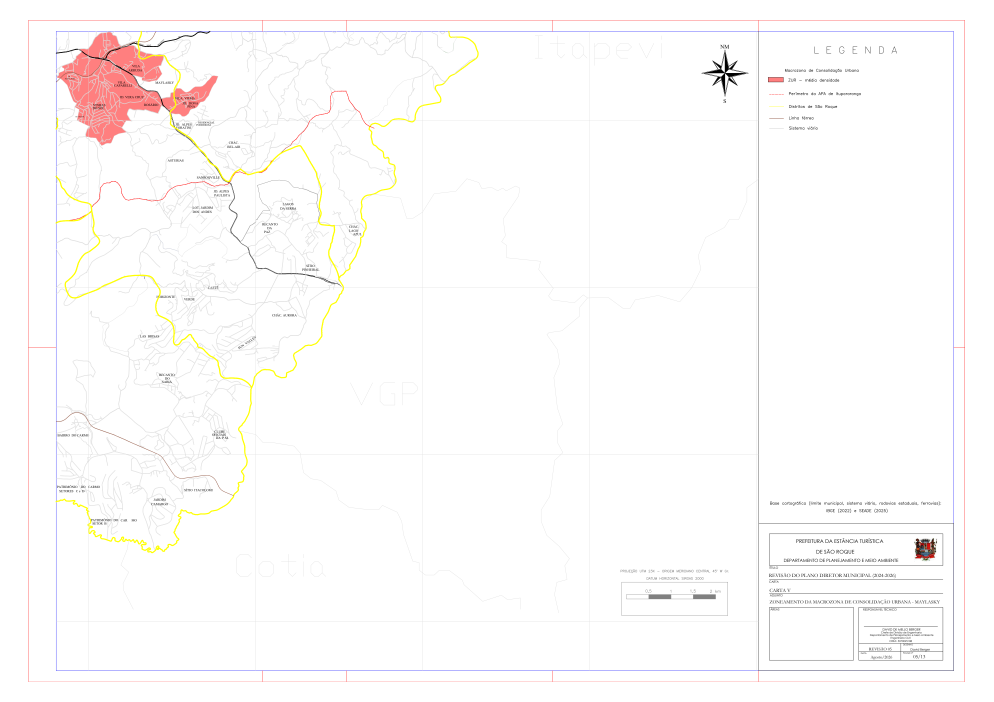
#> input picture minuta_pd2026/desmembrado/02_cartas_tecnicas/renders_png/carta_05_zoneamento_consolidacao_urbana_maylasky.png, 4967 x 3509 px, found by its file name (shown at 1/5 size)
$ python process_districts_crops.py
#> lines starting #> are read from the running program, lines starting #| are printed output that depends on the picture; after the words box and inside, x2 and y2 are one past the last pixel; in counts of white or black regions, pixels touching at a corner belong together
from PIL import Image
import numpy as np
import os

scale = 150 / 72  # 2.0833333333333335 px / pt

# Viewport bounds in PDF points for Cartas 5, 6, 7:
vx0, vx1 = 134.0, 1820.4
vy0, vy1 = 73.9, 1609.3

# In pixel coordinates (image height = 3509 px, corresponding to 1684 pt):
x0 = int(round(vx0 * scale))
x1 = int(round(vx1 * scale))
y0 = int(round((1684.0 - vy1) * scale))
y1 = int(round((1684.0 - vy0) * scale))

print(f"Crop window: x=[{x0}, {x1}], y=[{y0}, {y1}] (width={x1-x0} px, height={y1-y0} px)")

sheets = [
    (5, "maylasky", "carta_05_maylasky_mapa.png"),
    (6, "sao_joao_novo", "carta_06_sao_joao_novo_mapa.png"),
    (7, "canguera", "carta_07_canguera_mapa.png")
]

for num, code, dst_name in sheets:
    src_path = f"C:/Users/admin/.gemini/antigravity/scratch/sao-roque-gis-hub/minuta_pd2026/desmembrado/02_cartas_tecnicas/renders_png/carta_0{num}_zoneamento_consolidacao_urbana_{code}.png"
    dst_path = f"C:/Users/admin/.gemini/antigravity/scratch/sao-roque-gis-hub/data/{dst_name}"

    img = Image.open(src_path).convert("RGBA")
    cropped = img.crop((x0, y0, x1, y1))
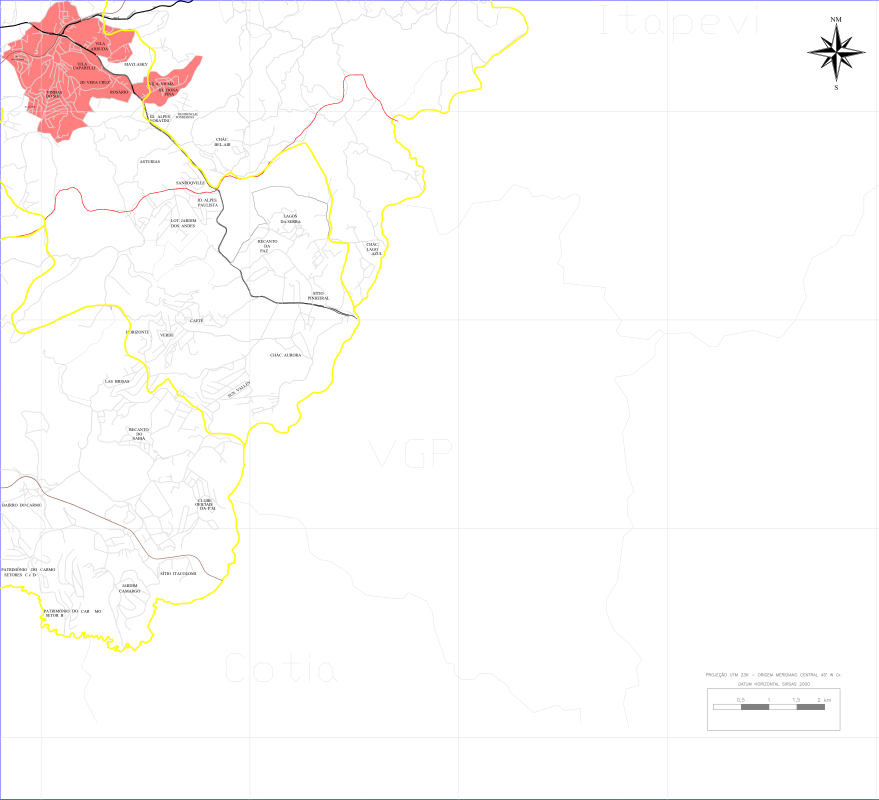
#> cropped: PIL image 3514x3198 RGBA (shown at 1/4 size); mean R, G, B, A 253, 251, 249.9, 255

    data = np.array(cropped)
    r, g, b, a = data[:, :, 0], data[:, :, 1], data[:, :, 2], data[:, :, 3]
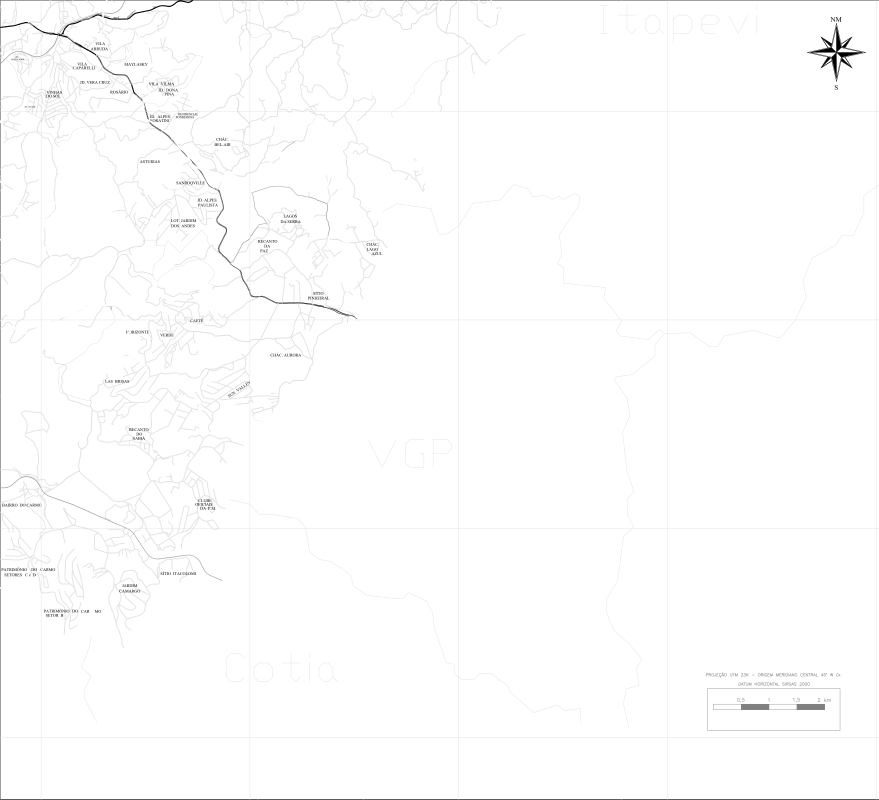
#> r: shape (3198, 3514) (shown at 1/4 size); min 0, max 255, mean 253
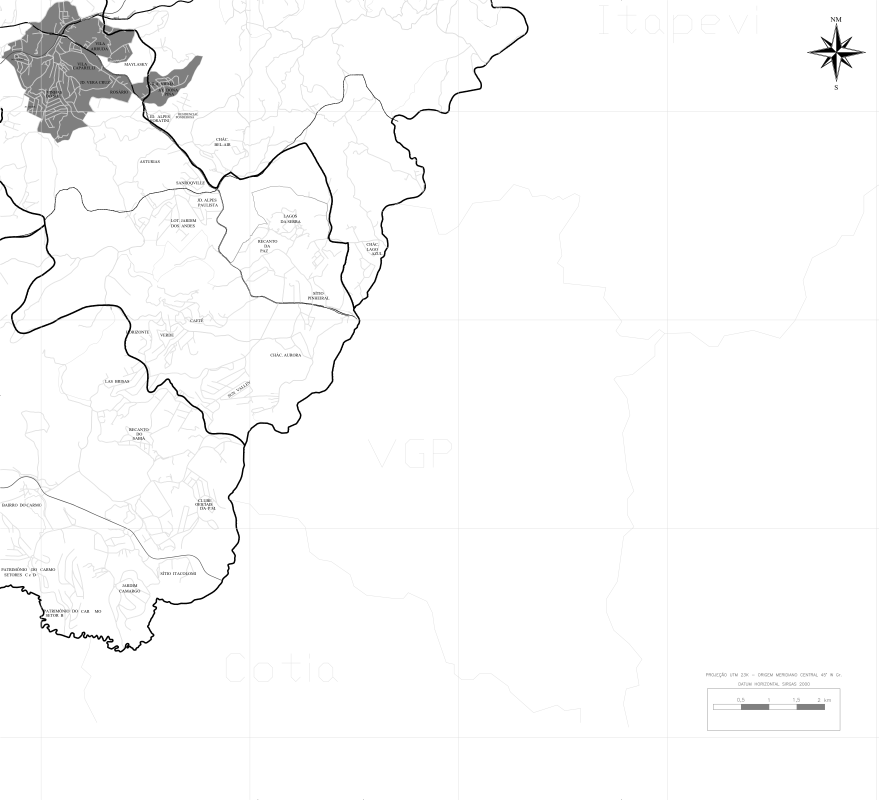
#> b: shape (3198, 3514) (shown at 1/4 size); min 0, max 255, mean 249.9
#> a: shape (3198, 3514); every value is 255

    # White background threshold (r > 238, g > 238, b > 238)
    white_mask = (r > 238) & (g > 238) & (b > 238)
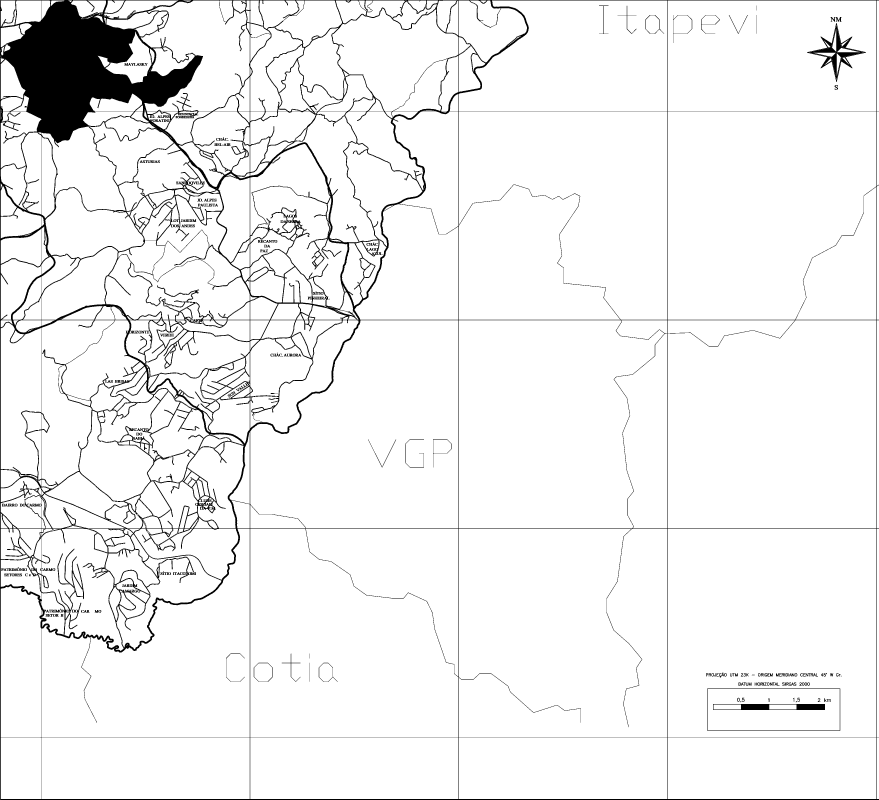
#> white_mask: shape (3198, 3514) bool (shown at 1/4 size); 94.6% white; 193 black regions (17 under 20 px), largest, box (x1, y1, x2, y2) and area: (0, 0, 3514, 3198) 562633, (3228, 92, 3464, 328) 9882, (2852, 2816, 3300, 2840) 6371
    data[white_mask, 3] = 0

    # Edge smoothing
    near_white = (r > 230) & (g > 230) & (b > 230) & (~white_mask)
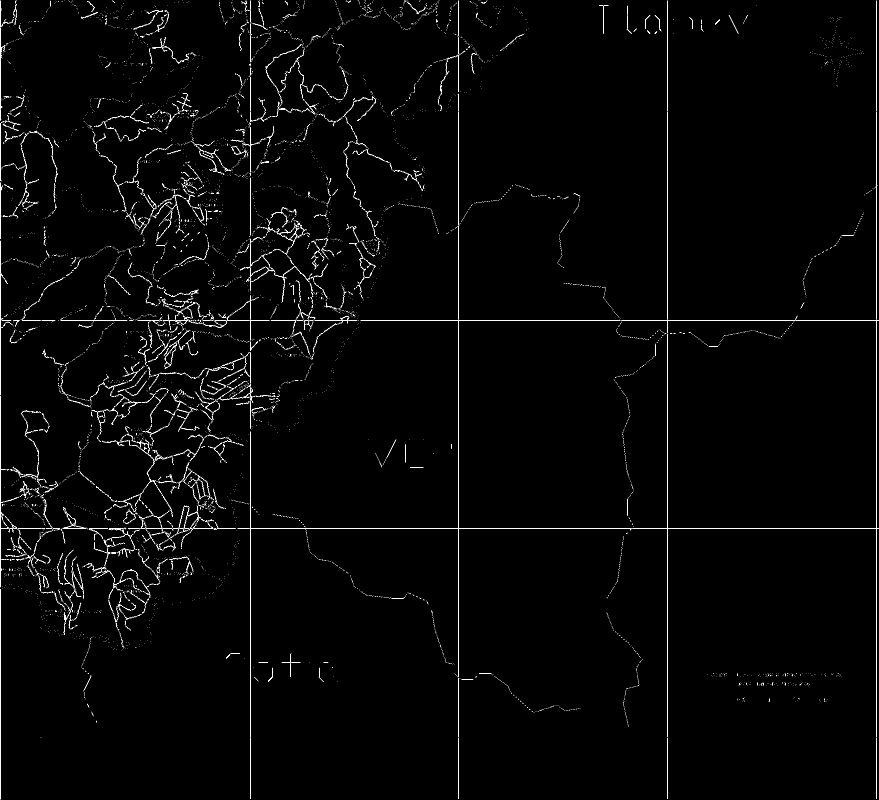
#> near_white: shape (3198, 3514) bool (shown at 1/4 size); 0.69% white in thin lines or dots
    data[near_white, 3] = 100

    out_img = Image.fromarray(data, mode="RGBA")
    out_img.save(dst_path, optimize=True)

    size_mb = os.path.getsize(dst_path) / (1024 * 1024)
    print(f"Processado Carta {num} -> {dst_path}: {out_img.width}x{out_img.height} px, {size_mb:.2f} MB (Transparência: {np.sum(white_mask)} pixels transparentes)")
#| Processado Carta 5 -> C:/Users/admin/.gemini/antigravity/scratch/sao-roque-gis-hub/data/carta_05_maylasky_mapa.png: 3514x3198 px, 1.34 MB (Transparência: 10633263 pixels transparentes)
#> pass 2 of the loop `for num, code, dst_name in sheets:`:
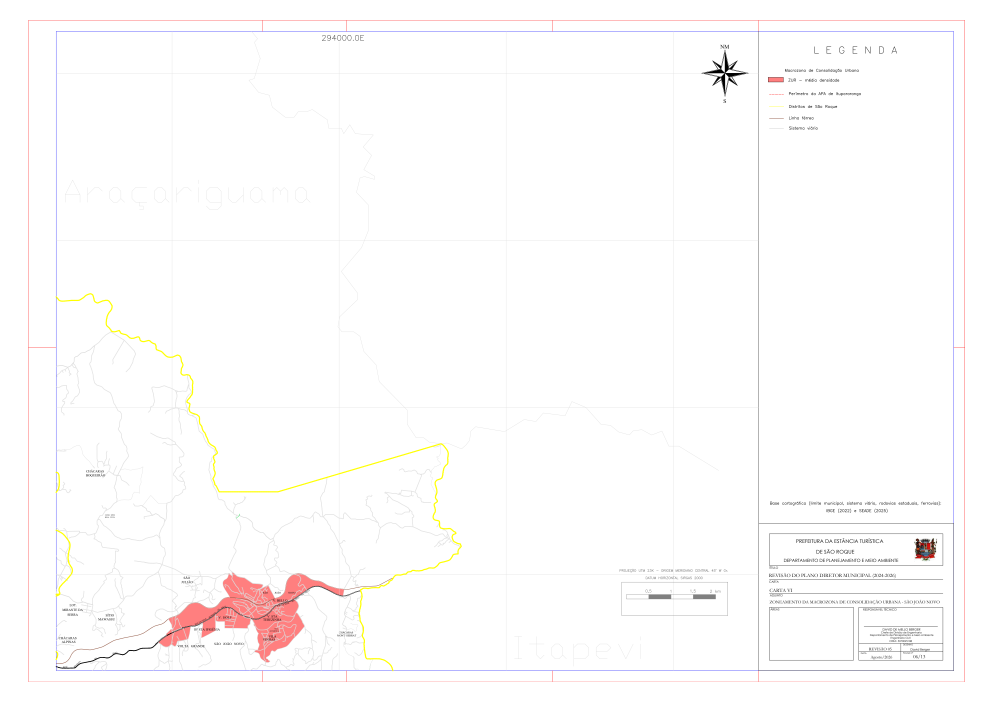
#> input picture minuta_pd2026/desmembrado/02_cartas_tecnicas/renders_png/carta_06_zoneamento_consolidacao_urbana_sao_joao_novo.png, 4967 x 3509 px, found by its file name (shown at 1/5 size)
#> `r, g, b, a = data[:, :, 0], data[:, :, 1], data[:, :, 2], data[:, :, 3]`:
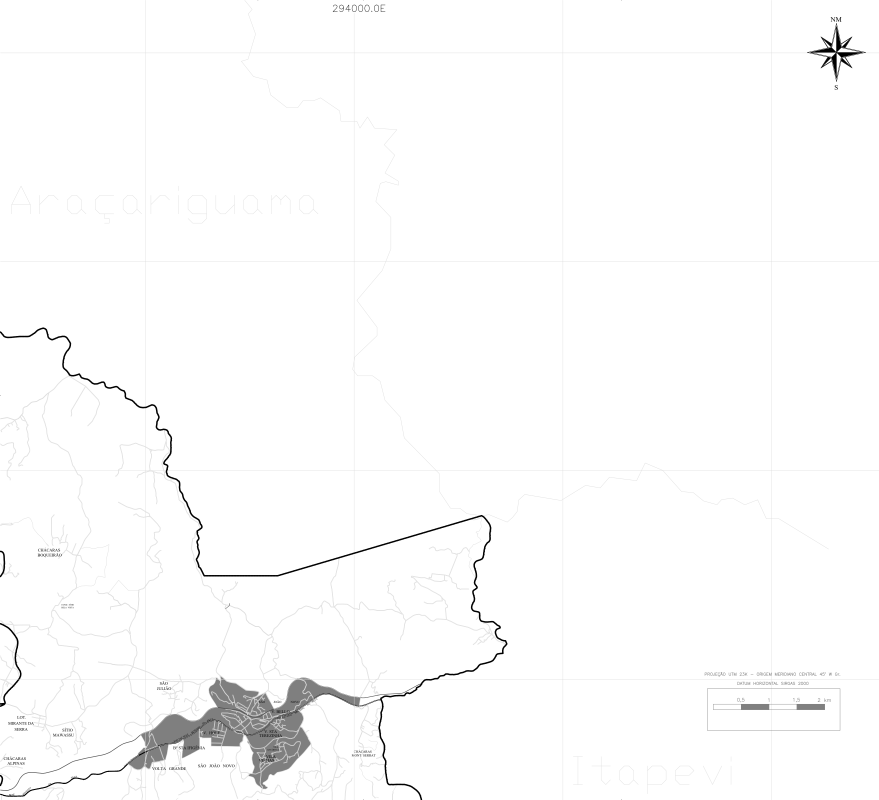
#> b: shape (3198, 3514) (shown at 1/4 size); min 0, max 255, mean 251.7
#> `white_mask = (r > 238) & (g > 238) & (b > 238)`:
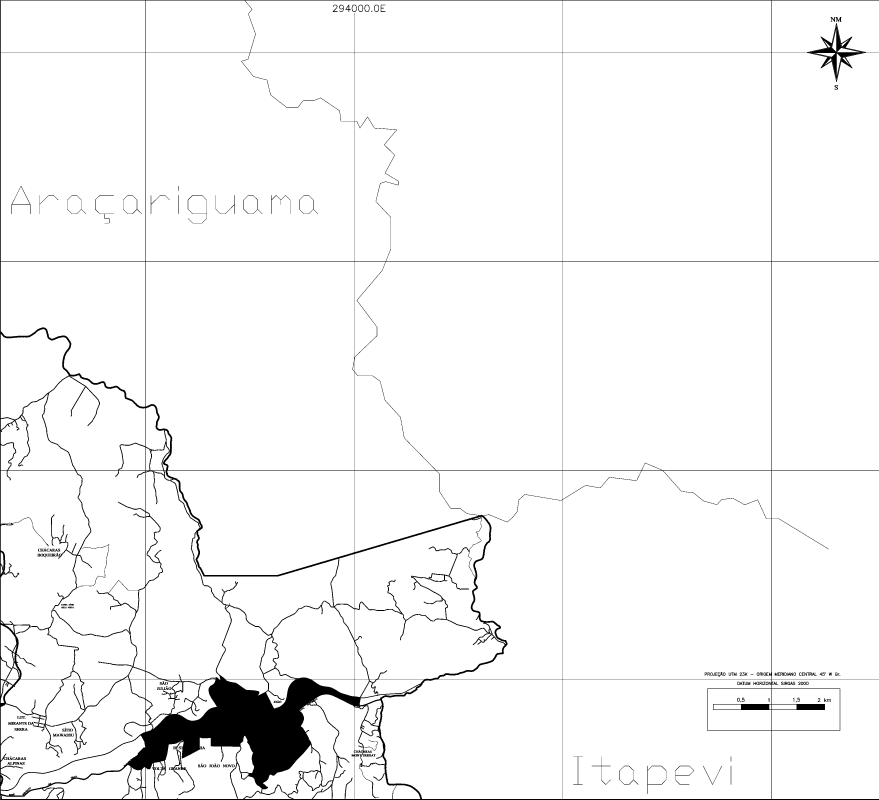
#> white_mask: shape (3198, 3514) bool (shown at 1/4 size); 96.6% white; 155 black regions (15 under 20 px), largest, box (x1, y1, x2, y2) and area: (0, 0, 3514, 3198) 366812, (2589, 3063, 2665, 3176) 585, (46, 744, 122, 856) 563
#> (the run stopped early here; a loop or call above may not have finished)
